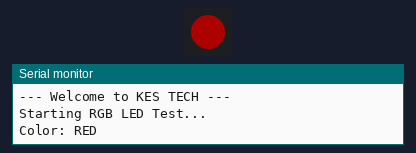
The sketch below on a simulated ESP32-S3. On the bench: 1 RGB LEDs in strip order, left to right, the last lines printed to the serial monitor. Dim RGB values are drawn brighter than linear.

Above: at 0.5 s.
At 1.5 s:
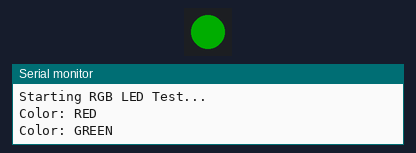
At 5.5 s:
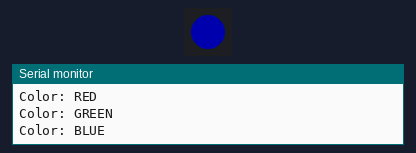
Timing chart, 0 to 6.9 s (numbered marks = the images above):
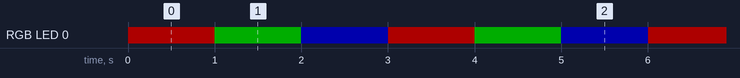

The sketch:

neopixel-pin48.ino
```cpp
// Adafruit NeoPixel - pinmap 48번

/*
 * Project: ESP32-S3-N16R8 Onboard RGB LED Testing
 * Created by: KES TECH (YouTube Channel)
 * Description: Basic RGB color cycling for onboard WS2812B LED (GPIO 48)
 */

#include <Adafruit_NeoPixel.h>

// Onboard RGB LED Configuration
#define PIN        48   // ESP32-S3 onboard LED Pin
#define NUMPIXELS   1   // Number of LEDs

Adafruit_NeoPixel pixels(NUMPIXELS, PIN, NEO_GRB + NEO_KHZ800);

void setup() {
  Serial.begin(115200);
  Serial.println("--- Welcome to KES TECH ---");
  Serial.println("Starting RGB LED Test...");

  pixels.begin();
  pixels.setBrightness(50); // Brightness 0-255 (Keep it low to protect eyes)
}

void loop() {
  // RED Color
  Serial.println("Color: RED");
  pixels.setPixelColor(0, pixels.Color(255, 0, 0));
  pixels.show();
  delay(1000);

  // GREEN Color
  Serial.println("Color: GREEN");
  pixels.setPixelColor(0, pixels.Color(0, 255, 0));
  pixels.show();
  delay(1000);

  // BLUE Color
  Serial.println("Color: BLUE");
  pixels.setPixelColor(0, pixels.Color(0, 0, 255));
  pixels.show();
  delay(1000);

  // Channel Shoutout in Serial Monitor
  Serial.println("Subscribe to KES TECH for more projects!");
}
```

Measured:
- by itself, RGB LED 0: repeats every 3.0 s: RGB(0, 50, 0) 1.0 s, RGB(0, 0, 50) 1.0 s, RGB(50, 0, 0) 1.0 s
- by itself, everything shown: repeats every 3.0 s, in 3 steps
